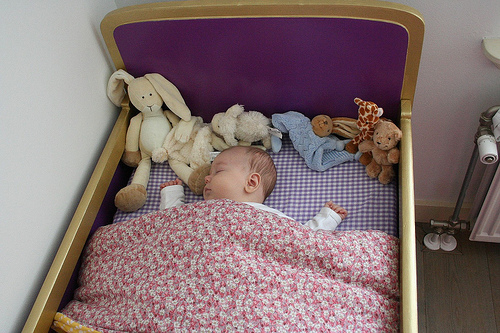
#> input picture images/origin/ILSVRC2012_val_00000005.JPEG, 500 x 333 px, found by its file name
$ python fourier_recover.py
#> lines starting #> are read from the running program, lines starting #| are printed output that depends on the picture
# -*- coding: utf-8 -*-
import cv2
import numpy as np
import matplotlib.pyplot as plt

img = cv2.imread('../images/origin/ILSVRC2012_val_00000005.jpeg',0) #直接读为灰度图像
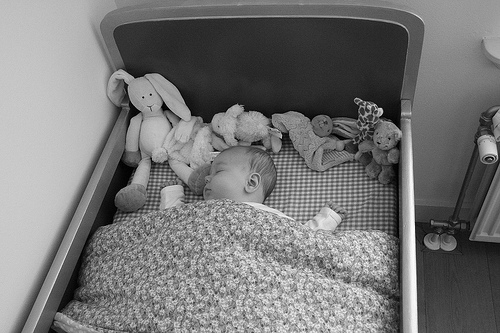
#> img: shape (333, 500); min 0, max 255, mean 118.9
f = np.fft.fft2(img)
fshift = np.fft.fftshift(f)
#取绝对值：将复数变化成实数
#取对数的目的为了将数据变化到0-255
s1 = np.log(np.abs(fshift))
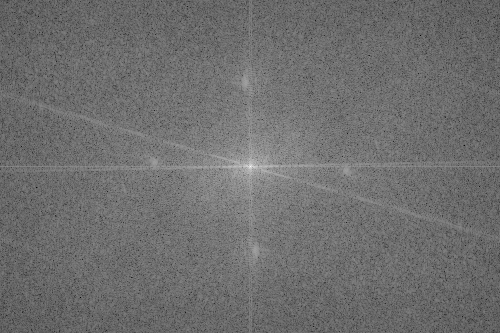
#> s1: shape (333, 500) float64; min 2.07, max 16.8, mean 8.46; drawn with min black and max white
plt.subplot(221),plt.imshow(img,'gray'),plt.title('original')
plt.xticks([]),plt.yticks([])
#---------------------------------------------
# 逆变换--取绝对值就是振幅
f1shift = np.fft.ifftshift(np.abs(fshift))
img_back = np.fft.ifft2(f1shift)
#出来的是复数，无法显示
img_back = np.abs(img_back)
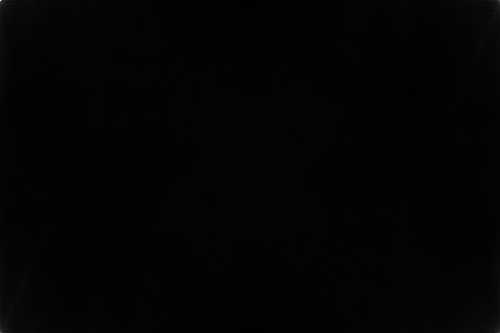
#> img_back: shape (333, 500) float64; min 12.78, max 7443.7, mean 118.9; drawn with min black and max white
#进行minmax标准化以便显示
img_back = (img_back-np.amin(img_back))/(np.amax(img_back)-np.amin(img_back))
plt.subplot(222),plt.imshow(img_back,'gray'),plt.title('only Amplitude')
plt.xticks([]),plt.yticks([])
#---------------------------------------------
# 逆变换--取相位
f2shift = np.fft.ifftshift(np.angle(fshift))
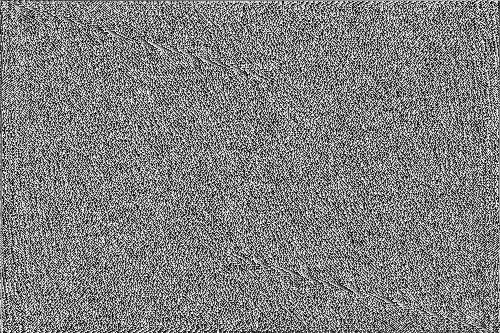
#> f2shift: shape (333, 500) float64; min -3.14, max 3.14, mean 4.61e-18; drawn with min black and max white
img_back = np.fft.ifft2(f2shift)
#出来的是复数，无法显示
img_back = np.abs(img_back)
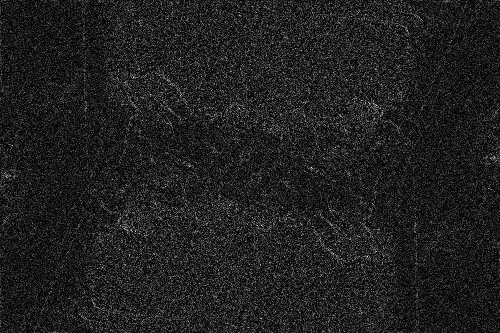
#> img_back: shape (333, 500) float64; min 6.98e-19, max 0.0272, mean 0.00348; drawn with min black and max white
#进行minmax标准化以便显示
img_back = (img_back-np.amin(img_back))/(np.amax(img_back)-np.amin(img_back))
plt.subplot(223),plt.imshow(img_back,'gray'),plt.title('only phase')
plt.xticks([]),plt.yticks([])
#---------------------------------------------
# 逆变换--将两者合成看看
s1 = np.abs(fshift) #取振幅
s1_angle = np.angle(fshift) #取相位
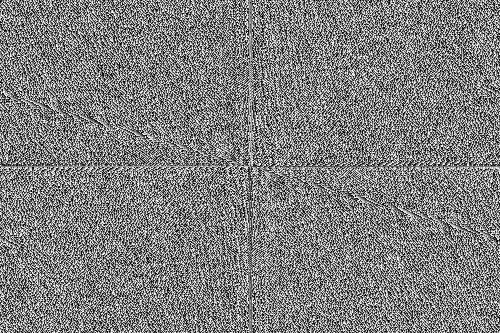
#> s1_angle: shape (333, 500) float64; min -3.14, max 3.14, mean 4.1e-18; drawn with min black and max white
s1_real = s1*np.cos(s1_angle) #取实部
s1_imag = s1*np.sin(s1_angle) #取虚部
s2 = np.zeros(img.shape,dtype=complex)
s2.real = np.array(s1_real) #重新赋值给s2
s2.imag = np.array(s1_imag)

f2shift = np.fft.ifftshift(s2) #对新的进行逆变换
img_back = np.fft.ifft2(f2shift)
#出来的是复数，无法显示
img_back = np.abs(img_back)
#进行minmax标准化以便显示
img_back = (img_back-np.amin(img_back))/(np.amax(img_back)-np.amin(img_back))
plt.subplot(224),plt.imshow(img_back,'gray'),plt.title('both')
plt.xticks([]),plt.yticks([])
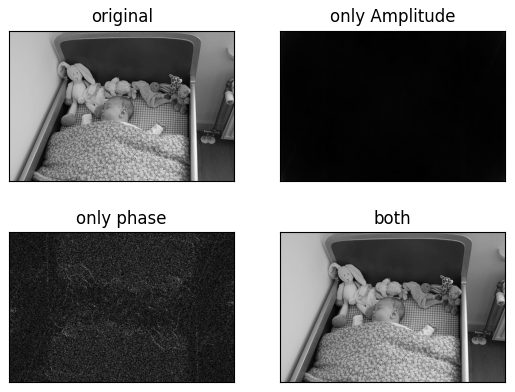
#> figure drawn by matplotlib, 4 panels

$ run again, with images/origin/ILSVRC2012_val_00000002.JPEG copied over images/origin/ILSVRC2012_val_00000005.JPEG
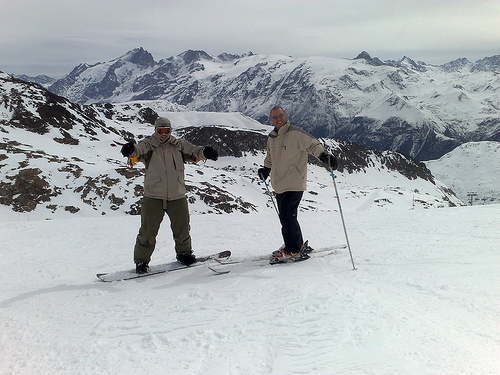
#> input picture images/origin/ILSVRC2012_val_00000002.JPEG, 500 x 375 px, found by its file name
#> `s1_angle = np.angle(fshift)`:
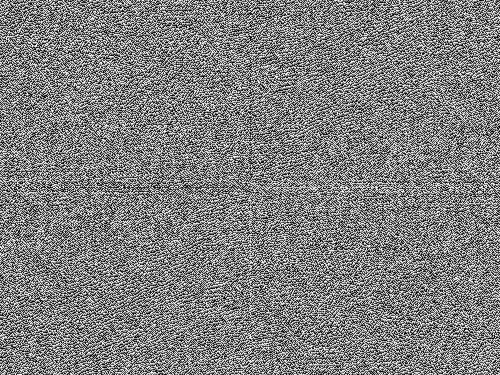
#> s1_angle: shape (375, 500) float64; min -3.14, max 3.14, mean 2.35e-17; drawn with min black and max white
#> `plt.xticks([]),plt.yticks([])`:
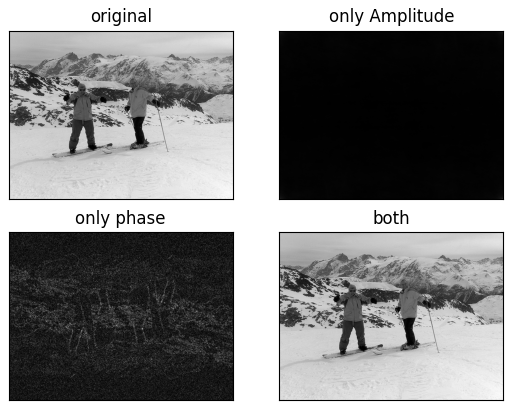
#> figure drawn by matplotlib, 4 panels

$ run again, with images/origin/ILSVRC2012_val_00000003.JPEG copied over images/origin/ILSVRC2012_val_00000005.JPEG
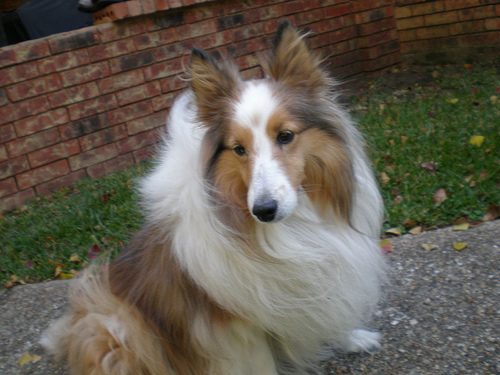
#> input picture images/origin/ILSVRC2012_val_00000003.JPEG, 500 x 375 px, found by its file name
#> `plt.xticks([]),plt.yticks([])`:
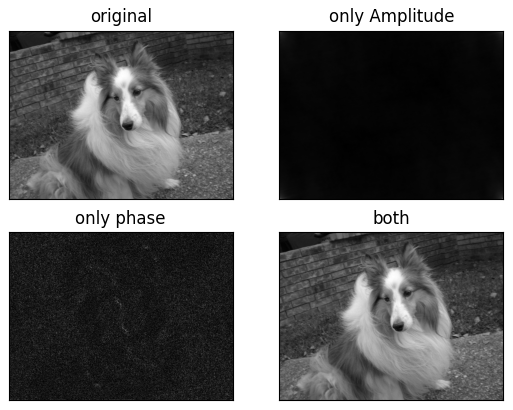
#> figure drawn by matplotlib, 4 panels
